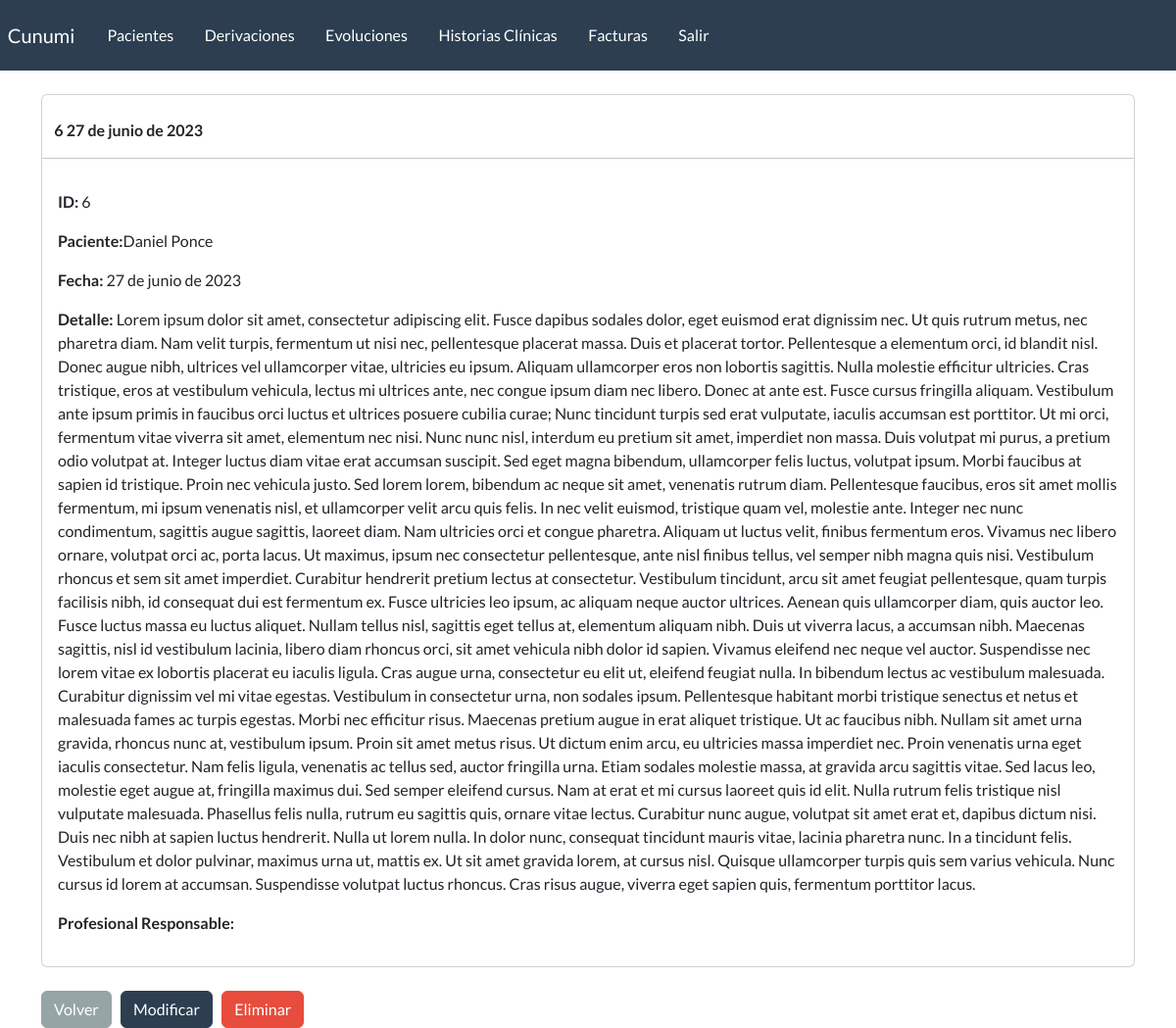
/detalle-evolucion/6/ (signed in), run on the app's committed database.
### webapp/models.py (models this page shows, shortened)
class evolucion(models.Model):
    paciente = models.ForeignKey(
        paciente, on_delete=models.CASCADE, blank=False)
    fecha = models.DateField(blank=True, null=True)
    detalle = models.TextField(blank=True)
    profesional_responsable = models.ForeignKey(User, on_delete=models.CASCADE, blank=False)

class paciente(models.Model):
    nombre = models.CharField(max_length=100)
    apellido = models.CharField(max_length=100, blank=True)
    dni = models.CharField(max_length=100, blank=True)
    telefono = models.CharField(max_length=100, blank=True)
    email = models.EmailField(blank=True)
    edad = models.IntegerField(blank=True)
    fecha_inicio = models.DateField(blank=True, null=True)
    responables = models.CharField(max_length=200, blank=True)
    motivo_consulta = models.CharField(max_length=200, blank=True)
    derivado = models.BooleanField(default=False)
    email = models.EmailField(blank=True)
    estado_choices = (
        ('activo', 'activo'),
        ('inactivo', 'inactivo'),
        ('alta', 'alta'),
        ('derivado', 'derivado'))
    estado = models.CharField(max_length=20, choices=estado_choices, default='activo')
    profesional_responsable = models.ForeignKey(User, on_delete=models.CASCADE, blank=True)
    def __str__(self):
        return f"{self.nombre} {self.apellido}"

### webapp/views.py (the view)
# urls.py: path('detalle-evolucion/<id>/',  views.detalle_evolucion, name='detalle_evolucion'),
@permission_required('webapp.view_evolucion')
def detalle_evolucion(request, id):
    evolucionVar = evolucion.objects.get(id=id)
    data = {
        'evolucion': evolucionVar
    }
    return render(request, 'webapp/evolucion/detalle.html', data)

### webapp/templates/webapp/evolucion/detalle.html (shortened to what this page needs)
{% extends 'webapp/base.html' %}
{% block content %}
        <div class="card">
            <strong>
                <br>
                {{evolucion.id}}
                {{evolucion.fecha}}
            </strong>
            <hr>
            <div class="card-body">
                <p><strong>ID: </strong>{{evolucion.id}}</p>
                <p><strong>Paciente:</strong>{{evolucion.paciente}}</p>
                <p><strong>Fecha: </strong>{{evolucion.fecha}}</p>
                <p><strong>Detalle: </strong>{{evolucion.detalle}}</p>
                <p><strong>Profesional Responsable: </strong>{{paciente.profesional_responsable}}</p>
            </div>
        </div>
        <br>
        <a href="{% url 'listar_evoluciones' %}" class="btn btn-secondary">Volver</a>
        <a href="{% url 'modificar_evolucion' evolucion.id %}" class="btn btn-primary">Modificar</a>
        <a href="{% url 'eliminar_evolucion' evolucion.id %}" class="btn btn-danger">Eliminar</a>
{% endblock %}

### data on the page
evolucion: id "6", fecha "27 de junio de 2023", paciente "Daniel Ponce", detalle "Lorem ipsum dolor sit amet, consectetur adipiscing elit. Fusce dapibus sodales dolor, eget euismod erat dignissim nec. Ut quis rutrum metus, nec pharetra diam. Nam velit turpis, fermentum ut nisi nec, pellentesque placerat massa. Duis et placerat tortor. Pellentesque a elementum orci, id blandit nisl. Donec augue nibh, ultrices vel ullamcorper vitae, ultricies eu ipsum. Aliquam ullamcorper eros non lobortis sagittis. Nulla molestie efficitur ultricies. Cras tristique, eros at vestibulum vehicula, lectus mi ultrices ante, nec congue ipsum diam nec libero. Donec at ante est. Fusce cursus fringilla aliquam. Vestibulum ante ipsum primis in faucibus orci luctus et ultrices posuere cubilia curae;…"
